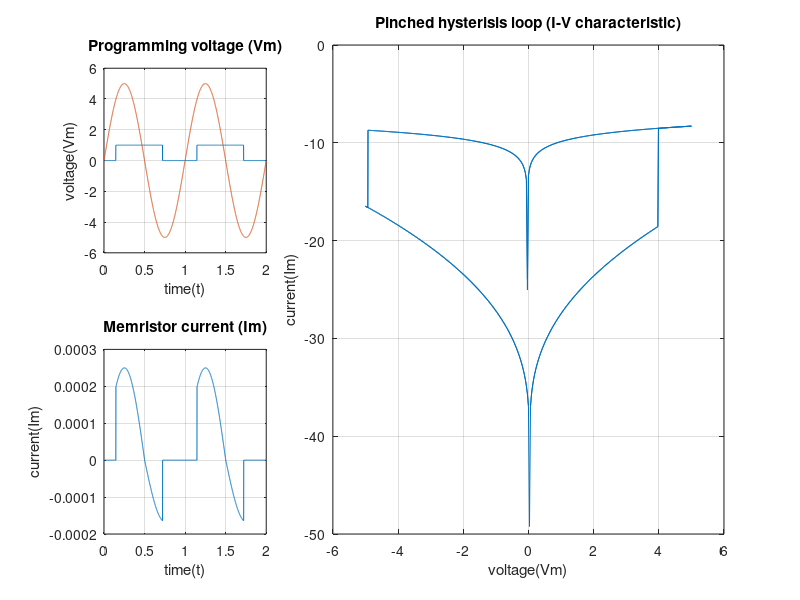

Write MATLAB code to recreate this figure.
clear;
%%
%parameters
%constants
%[a.u.]       [J/K]       [C]	         [F/m]
pi=3.1415926; Kb=1.38e-23; q=1.6e-19; eps_0=8.85e-12;
%conductance parameters
%[m^2]      [m]     [eV]
area=1e-8; d=7e-9; Ub=0.85;
%+ area=6.4e-9 d=4e-8  Ub=0.9
%[1/V]    [1/V]  [A/(m^2 K^2)] [A/(m^2 K^2)]
scl_p=5;  scl_n=7; AA_p=2.4e6;   AA_n=1e6;
%+ scl_p=5  scl_n=7 AA_p=2.4e6   AA_n=1e6
% [a.u.] [ohm]   [K]
eps_r=5.5; Ron=300; T0=300; k_temp=1;
% + eps_r=8 Ron=300 T0=300 k_temp=1
% [A]  [ohms]      [ohms]
cI =1e-3; r_on_p=20e3; r_on_n=30e3;
%+ cI=1e-4 r_on_p=6.1k r_on_n=8.5k
% [F/m]
eps_i=eps_r*eps_0;
%energy threshold parameters
p_th_set=30e-11; p_th_reset=-4e-5;
% p_th_set=1e-10 p_th_reset=-3e-7
% windowing: soft switching
% + p=4
% voltage dependent variabiligy: windowing
p_rand_i=4;
%+ p_rand_i=4
% internal params
v_off=0; v_on=1;
%+ v_off=0 v_on=1e-7
%Poole-Frenkel constant
pfc=1e-1;
%%
%Initialazation

h=0.001;	%the step of runge-kutta method (time precision)  
k=1; %index initialization
t=0; %time initialization
time(k)=0;
Im(k)=0;
Vm(k)=0;		 %initialization of the memristor's voltage

%%
%Programming/bias signal amplitude and fequency.
Vo=5;		%amplitude of the input voltage
freq=1;     %frequency of the generated pulses 
%T=1/freq;
%%
%Initial Conditions
p_sum_pow=0;
n_sum_pow=-40.139e-6;
set_th=p_th_set;
reset_th=p_th_reset;
state(k)=v_off;

i_G_off_p = 0;
i_G_off_n = 0;
%%
while (t<=2)
    %%
    %Programming signal declaration:
    Vm(k)=Vo*sin(2*pi*freq*t);
    %%
    %energy computation
    %v= idt( v(Plus, Minus)>0 && v(p_sum_pow)<v(set_th) ? v(Plus, Minus*abs(i(G_cond)) : 0, 0 )
    
    if (Vm(k) > 0) && (p_sum_pow<set_th)
        p_sum_pow = p_sum_pow + ( Vm(k)*abs(Im(k)) * h );
    else
        %p_sum_pow = p_sum_pow + 0 ;
    end
    %n_sum_pow v= idt( v(Plus, Minus)<0 && v(n_sum_pow)>v(reset_th) ?
    %    +v(Plus, Minus)*abs(i(G_cond)) : 0, 0 )
    if (Vm(k)< 0) && (n_sum_pow>reset_th)
        n_sum_pow = n_sum_pow + ( Vm(k)*abs(Im(k)) * h );
    else
        %p_sum_pow = p_sum_pow + 0 ;
    end
    
    %%
    %thresholds computation
    %v= ( floor( v(n_sum_pow)/p_th_reset ) + 1 )*p_th_set
    
    set_th = (floor( n_sum_pow / p_th_reset) +1) * p_th_set;
    reset_th = (floor( p_sum_pow / p_th_set) +1) * p_th_reset;
    
    %%
    %state computation
    if state(k) == v_off
        if p_sum_pow>set_th
            state(k+1) = v_on;
        else
            state(k+1) = v_off;
        end
    elseif state(k) == v_on
        if n_sum_pow<reset_th
            state(k+1) = v_off;
        else
            state(k+1) = v_on;
        end
    else
        errror = 1 ;
    end
        %%
        %conduction computation
        E_on = Vm(k);

        i_Ron_p = E_on/ r_on_p;
        i_Ron_n = E_on/ r_on_n;

        %%
        %off modeling
        i_G_off_p = area* pfc * abs(Vm(k)) /d  *exp(-q * Ub / (Kb * T0) ) ...
            * exp( sqrt(abs(Vm(k)) ) * (q / (Kb * T0) * ...
            ( sqrt(q / (d * 4 * pi * eps_i)))) );

        i_G_off_n = -area* pfc * abs(Vm(k))/d  *exp(-q * Ub / (Kb * T0) ) ...
            * exp( sqrt(abs(Vm(k)) ) * (q / (Kb * T0) * ...
            ( sqrt(q / (d * 4 * pi * eps_i)))) );
    %%
    %Current source selection
    if state(k) == v_off
        if (Vm(k) > 0)
            Im(k+1) = i_G_off_p;
%             Vm(k+1)=i_G_off_p*r_on_p;
        else
            Im(k+1) = i_G_off_n;
%             Vm(k+1)=i_G_off_n*r_on_n;
        end
    else
        if (Vm(k) > 0)
            Im(k+1) = i_Ron_p;
%             Vm(k+1)=i_Ron_p*r_on_p;
        else
            Im(k+1) = i_Ron_n;
%             Vm(k+1)=i_Ron_n*r_on_n;
        end
        
    end
    Im(k+1) = min( cI, Im(k+1));
    Im(k+1) = max(-cI, Im(k+1));
    %%
    %cycles computation
    % variable cycle counts how many time the meristor's 
    %been throughon-off cycle
	cycle = floor( n_sum_pow/p_th_reset );
    %variable sEvent counts how many times an event e.g. switching to 
    %on state, sw to off state has occured
    sEvent = floor(  n_sum_pow/p_th_reset ) + floor(p_sum_pow/p_th_set );
    %%
    time(k)=t; %usefull for plotting the device responce (time vector)
    t = t+h; %time precision defined by the solver's step
    k = k+1; %increase index

end
Im=Im(1:end-1);
state=state(1:end-1);
%%
%Plots:

figure('Position', [10, 10, 1000, 750])
subplot(2,3,[2 3 5 6])
plot(Vm,log(abs(Im))),grid on, title('Pinched hysterisis loop (I-V characteristic)'),xlabel('voltage(Vm)'),ylabel('current(Im)');

% subplot(2,2,3)
% plot(time,L),grid on, title('Tunnel barrier width (L)'),xlabel('time(t)'),ylabel('barrier width(L)');
% 
% subplot(2,2,4)
% plot(time,RL),grid on, title('Memristance'),xlabel('time(t)'),ylabel('memristance(RL)');
subplot(2,3,1)
plot(time,state)
hold on;
subplot(2,3,1)
plot(time,Vm),grid on, title('Programming voltage (Vm)'),xlabel('time(t)'),ylabel('voltage(Vm)');
hold off;
subplot(2,3,4)
plot(time,Im),grid on,  title('Memristor current (Im)'),xlabel('time(t)'),ylabel('current(Im)');